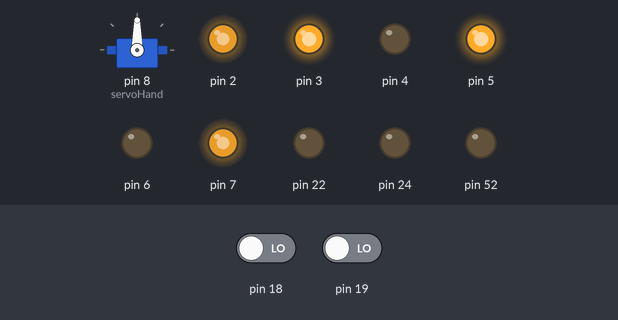
Recording of a sketch running on a simulated Arduino Mega 2560, built with avr-gcc and run on an emulated ATmega2560. On the bench: servo, output pins drawn as LEDs (lit = HIGH). Inputs (shaded band) come from the test bench; at power-on: pin 18 LOW, pin 19 LOW.

Above: at 0.3 s.
Timing chart, 0 to 1.8 s (numbered marks = the images above):
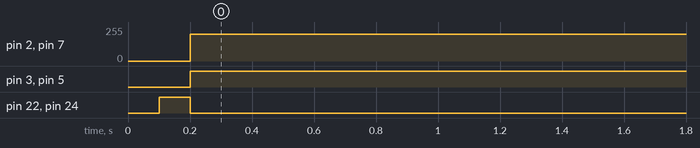

Measured:
- by itself, pin 2, pin 7: 0/255 → 200/255 at 0.20 s
- by itself, pin 3, pin 5: LOW → HIGH at 0.20 s
- by itself, pin 22, pin 24: LOW → HIGH at 0.10 s, → LOW 0.10 s later

The sketch:

first_attempt.ino
```cpp
#include<math.h>
#include <Servo.h>
#include <NewPing.h>
#include <QTRSensors.h>

#define TRIGGER_PIN  12
#define ECHO_PIN     11
#define MAX_DISTANCE 200
#define CLOSE_SERVO_POS 20
#define OPEN_SERVO_POS 120
#define CATCHED_SERVO_POS 20
#define NUM_SENSORS   6
#define TIMEOUT       2500
#define EMITTER_PIN   10
#define Kp 0.1 // experiment to determine this, start by something small that just makes your bot follow the line at a slow speed
#define Kd 2 // experiment to determine this, slowly increase the speeds and adjust this value. ( Note: Kp < Kd)
#define rightMaxSpeed 220 // max speed of the robot
#define leftMaxSpeed 220 // max speed of the robot
#define rightBaseSpeed 200 // this is the speed at which the motors should spin when the robot is perfectly on the line
#define leftBaseSpeed 200  // this is the speed at which the motors should spin when the robot is perfectly on the line

QTRSensorsRC qtrrc((unsigned char[]) {43,45,47,49,51,53},NUM_SENSORS, TIMEOUT, EMITTER_PIN);
Servo servoHand;
NewPing sonar(TRIGGER_PIN, ECHO_PIN, MAX_DISTANCE);

int lEncoderCount;
int rEncoderCount;
int lastError = 0;
unsigned int sensorValues[NUM_SENSORS];

void setup() {
Serial.begin(9600);
delay(100);
// set Motor PINS
  for(int i=0;i<6;i++){
    pinMode(2+i,OUTPUT);
  }

//set SensorPanel Pins
  for(int i=0;i<12;i+=2){
    pinMode(30+i,INPUT);
  }

  servoHand.attach(8);
// main v motor
  pinMode(22,OUTPUT);
  pinMode(24,OUTPUT);
  motorVStop();

//ENCORDER init
  initEncoders();
//BEEP
  pinMode(52,OUTPUT);
//Sensor Panel Calibration
 // sensorCalibrate();
// LImits
  pinMode(31,INPUT);
  pinMode(33,INPUT);

  turn180();
}

void loop() {
 //firstAttempt();
}

void firstAttempt(){

  // start signl

  // do pid for find the ring
  while(1){
    double d=getSonar();
    if(d==13)
      break;
    doPID();
  }
  //stop motor
  motorBrake();
  motorStop();
  delay(200);
  beep(1);
  // down the hand
  vMotorDown();
  delay(10);
  //go Encorder
  doEncorder(20);
  motorBrake();
  delay(200);
  motorStop();
  //close htch
  closeHand();
  beep(1);
  delay(10);
  // up the hand
  vMotorUp();
  delay(100);
  doEncorder(20);
  while(1){
    double d=getSonar();
    if(d<=13)
      break;
    doPID();
  }
  doEncorder(25);
  //stop motor
  motorBrake();
  motorStop();
  delay(200);
  openHand();
  beep(3);
  while(1);
}

void doEncorder(int enc){
  rEncoderCount=0;
  while(rEncoderCount<enc){
    motorForward(150,150);
  }
}

void doEncorderRev(int enc){
  rEncoderCount=0;
  while(rEncoderCount<enc){
    motorReverse(150,150);
  }
}

void doPID(){
  int position = getPosition(); // get calibrated readings along with the line position, refer to the QTR Sensors Arduino Library for more details on line position.
  int error = position - 2500;

  int motorSpeed = Kp * error + Kd * (error - lastError);
  lastError = error;

  int rightMotorSpeed = rightBaseSpeed - motorSpeed;
  int leftMotorSpeed = leftBaseSpeed + motorSpeed;

  if (rightMotorSpeed > rightMaxSpeed ) rightMotorSpeed = rightMaxSpeed; // prevent the motor from going beyond max speed
  if (leftMotorSpeed > leftMaxSpeed ) leftMotorSpeed = leftMaxSpeed; // prevent the motor from going beyond max speed
  if (rightMotorSpeed < 0) rightMotorSpeed = 0; // keep the motor speed positive
  if (leftMotorSpeed < 0) leftMotorSpeed = 0; // keep the motor speed positive
  motorForward(leftMotorSpeed,rightMotorSpeed);
}

int vMotorIsUp(){
  int y1=digitalRead(31);
  return y1;
}

int vMotorIsDown(){
  int y1=digitalRead(33);
  return y1;
}

void vMotorDown(){
  digitalWrite(24,HIGH);
  digitalWrite(22,LOW);
  while(vMotorIsDown()==1);
  motorVStop();
}

void vMotorUp(){
  digitalWrite(22,HIGH);
  digitalWrite(24,LOW);
  while(vMotorIsUp()==1);
  motorVStop();
}

int getPosition(){
  unsigned int position = qtrrc.readLine(sensorValues);
  return position;
}

void sensorCalibrate(){
  delay(100);
  beep(1);
  for (int i = 0; i < 200; i++)
  {
    qtrrc.calibrate();
  }
  beep(2);
  delay(1000);
}

//BEEEP
void beep(int i){
  for(int j=0;j<i;j++){
    digitalWrite(52,HIGH);
  delay(100);
  digitalWrite(52,LOW);
  delay(100);
  }
}

//
double getSonar(){
  unsigned int uS = sonar.ping(); // Send ping, get ping time in microseconds (uS).
  return uS / US_ROUNDTRIP_CM;
}

// ENCORDER
void initEncoders(){

  attachInterrupt(4, lEncoderIncrement, CHANGE);
  attachInterrupt(5, rEncoderIncrement, CHANGE);
}

void lEncoderIncrement(){
  lEncoderCount++;
}

void rEncoderIncrement(){
  rEncoderCount++;
}

int getLEncoderCount(){
  return lEncoderCount;
}

int getREncoderCount(){
  return  rEncoderCount;
}
//motor V controls
void motorVStop(){
  digitalWrite(22,HIGH);
  digitalWrite(24,HIGH);
  delay(100);
  digitalWrite(22,LOW);
  digitalWrite(24,LOW);
}

void openHand(){
  for(int i=CATCHED_SERVO_POS;i<=OPEN_SERVO_POS;i++){
    servoHand.write(i);
    delay(5);
  }
}

void closeHand(){
  for(int i=OPEN_SERVO_POS;i>=CATCHED_SERVO_POS;i--){
    servoHand.write(i);
    delay(5);
  }
}

void lMotorForward(int pwm){
  digitalWrite(4,HIGH);
  digitalWrite(3,LOW);
  analogWrite(2, pwm);
}

void rMotorForward(int pwm){
  digitalWrite(5,HIGH);
  digitalWrite(6,LOW);
  analogWrite(7, pwm);
}

void motorForward(int pwml,int pwmr){
  rMotorForward(pwmr);
  lMotorForward(pwml);
}

void lMotorReverse(int pwm){
  digitalWrite(3,HIGH);
  digitalWrite(4,LOW);
  analogWrite(2, pwm);
}

void rMotorReverse(int pwm){
  digitalWrite(6,HIGH);
  digitalWrite(5,LOW);
  analogWrite(7, pwm);
}

void motorReverse(int pwml,int pwmr){
  rMotorReverse(pwmr);
  lMotorReverse(pwml);
}

void motorStop(){

  digitalWrite(4,LOW);
  digitalWrite(3,LOW);
  analogWrite(2, 0);
  digitalWrite(6,LOW);
  digitalWrite(5,LOW);
  analogWrite(7, 0);
  delay(30);
}

void motorBrake(){

  digitalWrite(4,HIGH);
  digitalWrite(3,HIGH);
  analogWrite(2, 255);
  digitalWrite(6,HIGH);
  digitalWrite(5,HIGH);
  analogWrite(7, 255);
  delay(30);
}

void turn180(){
    rEncoderCount=0;
    while(rEncoderCount<110){
      lMotorReverse(200);
      rMotorForward(200);
   }
    motorBrake();
    motorStop();
    delay(100);
}
```
